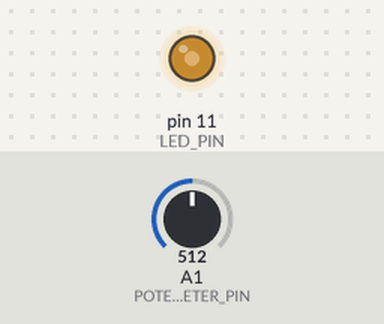
Recording of a sketch running on a simulated Arduino Uno, built with avr-gcc and run on an emulated ATmega328P. On the bench: output pins drawn as LEDs (lit = HIGH). The inputs (shaded band) are chosen by the test bench; at power-on: A1 (POTENTIOMETER_PIN) = 512.

Above: at 1.2 s.
1.3 s: A1 (POTENTIOMETER_PIN) set to 716
At 2.3 s:
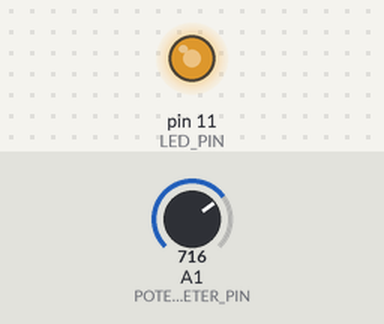
2.8 s: A1 (POTENTIOMETER_PIN) set to 900
At 3.5 s:
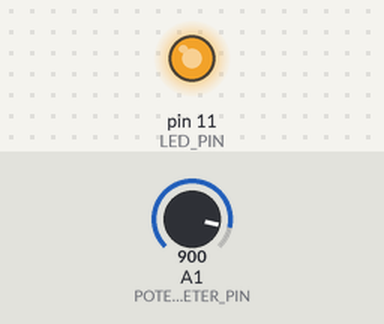
4.3 s: A1 (POTENTIOMETER_PIN) set to 122
At 4.6 s:
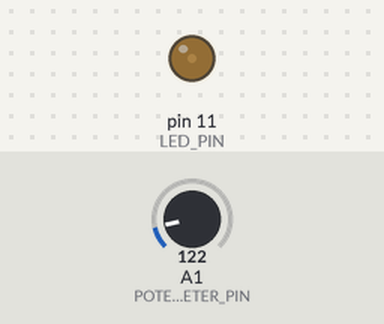
5.8 s: A1 (POTENTIOMETER_PIN) set to 0
At 7.0 s:
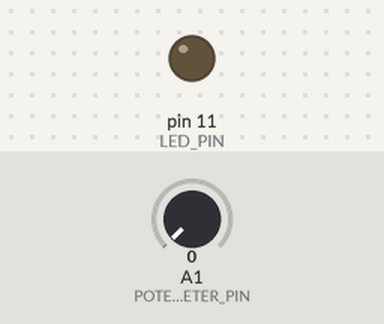
Timing chart, 0 to 8.3 s (numbered marks = the images above; inputs shaded):
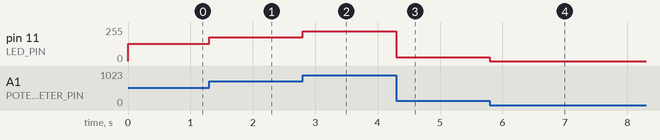

Measured:
- after the input at 1.3 s, pin 11 (LED_PIN): 128/255 → 179/255 at once
- after the input at 2.8 s, pin 11 (LED_PIN): 179/255 → 225/255 at once
- after the input at 4.3 s, pin 11 (LED_PIN): 225/255 → 30/255 at once
- after the input at 5.8 s, pin 11 (LED_PIN): 30/255 → 0/255 at once

The sketch:

control_LED_brightness_with_potentiometer.ino
```cpp
#define LED_PIN 11
#define POTENTIOMETER_PIN A1

void setup() {
  pinMode(LED_PIN,OUTPUT);
}

void loop() {
  int potentiometer_Value = analogRead(POTENTIOMETER_PIN);
  int brightness = potentiometer_Value / 4 ;
  analogWrite(LED_PIN, brightness);
}
```
